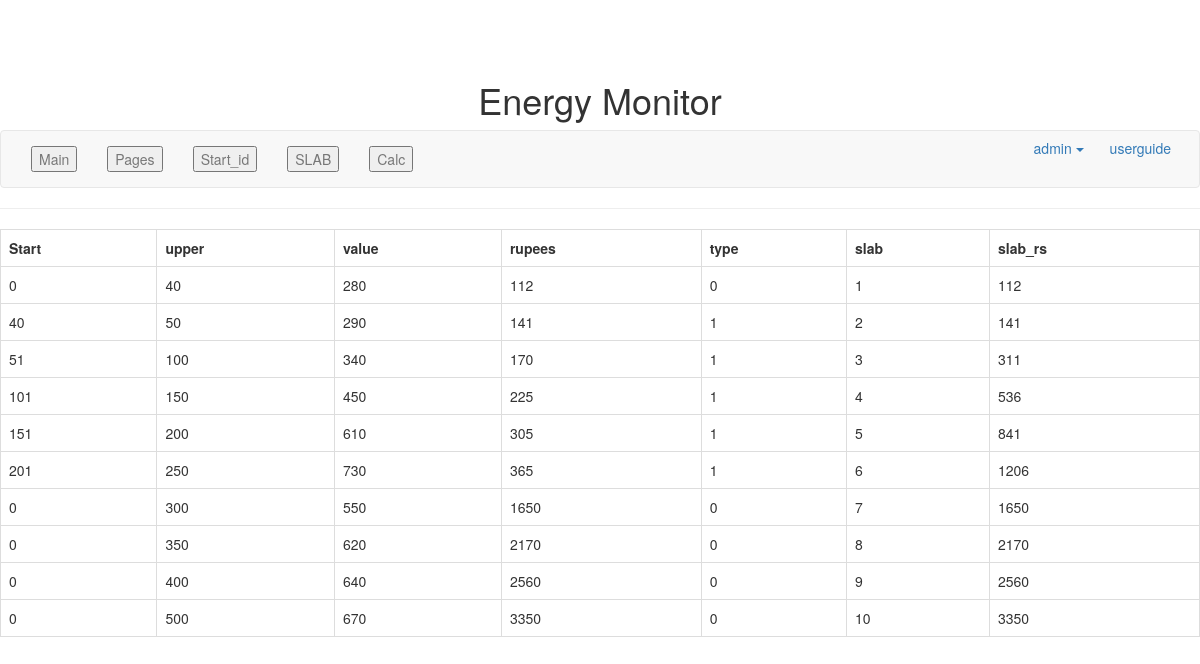
/index.php/kseb/viewslab, run on the app's committed database.
### tables this page shows
CREATE TABLE `slab` (
  `start` int(10) NOT NULL,
  `upper` int(10) NOT NULL,
  `value` int(10) NOT NULL,
  `rupees` int(10) NOT NULL,
  `type` int(10) NOT NULL,
  `slab` int(10) NOT NULL,
  `slab_rs` int(10) NOT NULL,
  `id` int(10) NOT NULL
);

### application/controllers/Kseb.php (called while the page is built, shortened)
<?php if ( ! defined('BASEPATH')) exit('No direct script access allowed');
class  Kseb extends CI_Controller
{
	public function viewslab()
	{
	$this->load->view("slabview");
	}
}
?>

### index.php (called while the page is built, shortened)
<?php
require_once BASEPATH.'core/CodeIgniter.php';

### application/models/KsebModel.php (called while the page is built, shortened)
<?php if ( ! defined('BASEPATH')) exit('No direct script access allowed');
class KsebModel extends CI_Model
{
	public function viewslab()
	{
	$slab ='slab';
	$query =$this->db->get($slab);
  	return $query->result();
	}
}

### application/views/slabview.php (the view, shortened to what this page needs)
		<hr>
<div align ="center">
<?php
echo ' <table  class="table table-bordered">';
echo '<th>Start</th><th>upper</th><th>value</th><th>rupees</th><th>type</th><th>slab</th><th>slab_rs</th>';
foreach ($this->KsebModel->viewslab() as $row)
{
	echo '<tr><td>';
   	echo $row->start;
	echo  '</td><td>';
	echo $row->upper;
	echo  '</td><td>';
	echo $row->value;
	echo  '</td><td>';
	echo $row->rupees;
	echo  '</td><td>';
	echo $row->type;
	echo  '</td><td>';
	echo $row->slab;
	echo  '</td><td>';
	echo $row->slab_rs;
	echo  '</td><tr>';
}
?>
</div>

### application/views/header.php (style rules this page uses)
body { padding-top: 60px; padding-bottom: 40px; }

### data on the page
slab: start "0", upper "40", value "280", rupees "112", type "0", slab "1", slab_rs "112"
slab: start "40", upper "50", value "290", rupees "141", type "1", slab "2", slab_rs "141"
slab: start "51", upper "100", value "340", rupees "170", type "1", slab "3", slab_rs "311"
slab: start "101", upper "150", value "450", rupees "225", type "1", slab "4", slab_rs "536"
slab: start "151", upper "200", value "610", rupees "305", type "1", slab "5", slab_rs "841"
slab: start "201", upper "250", value "730", rupees "365", type "1", slab "6", slab_rs "1206"
slab: start "0", upper "300", value "550", rupees "1650", type "0", slab "7", slab_rs "1650"
slab: start "0", upper "350", value "620", rupees "2170", type "0", slab "8", slab_rs "2170"
slab: start "0", upper "400", value "640", rupees "2560", type "0", slab "9", slab_rs "2560"
slab: start "0", upper "500", value "670", rupees "3350", type "0", slab "10", slab_rs "3350"
